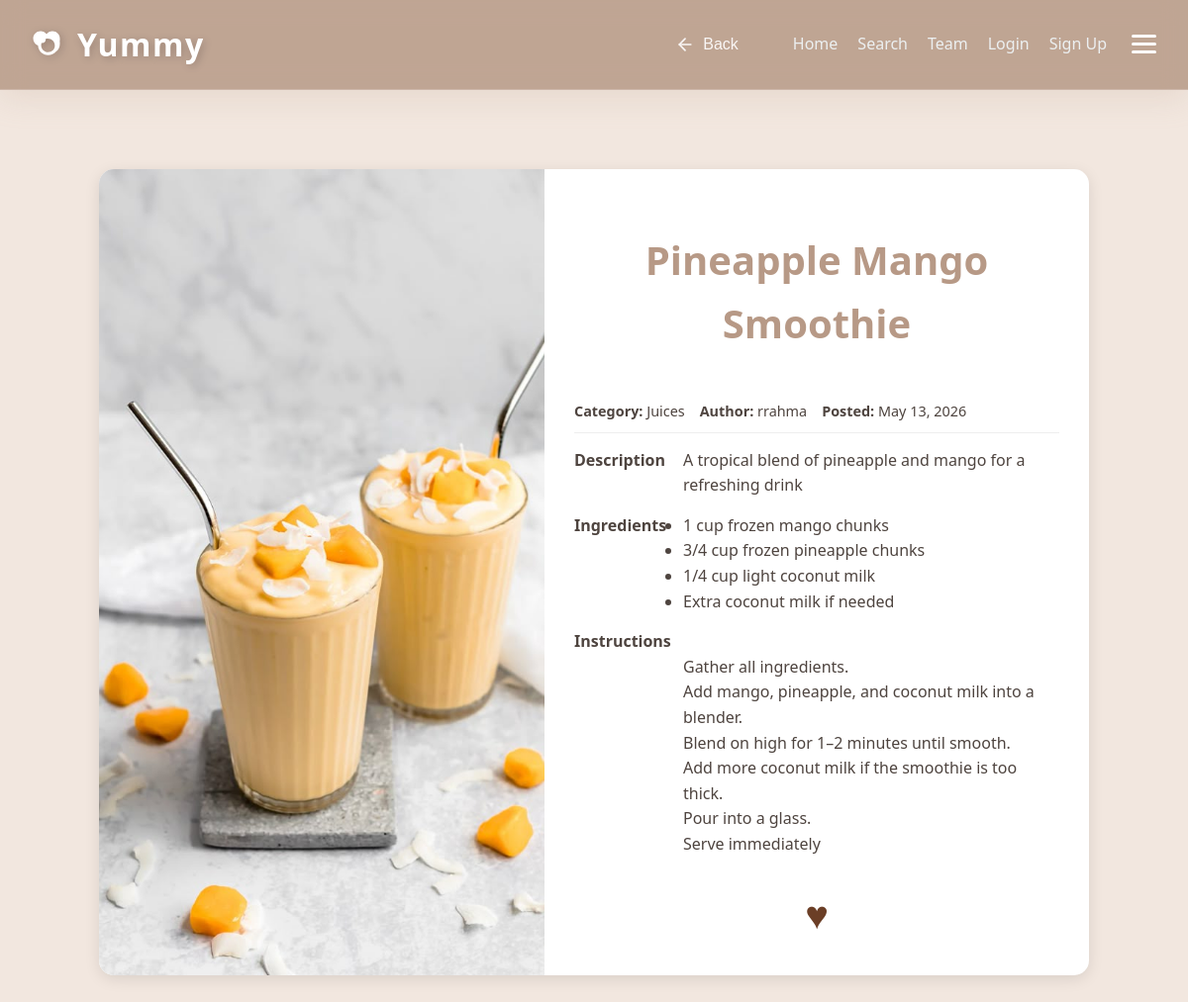
Page /recipe/pineapple-mango-smoothie/ on the committed database.
### recipes/models.py (models this page shows, shortened)
class Recipe(models.Model):
    DIET_CHOICES = [
        ('all', 'General / Non-Specific'),
        ('keto', 'Keto Friendly'),
        ('vegan', 'Vegan / Vegetarian'),
        ('protein', 'High Protein'),
        ('gluten-free', 'Gluten-Free'),
    ]
    title = models.CharField(max_length=200, verbose_name="Recipe Title")
    slug = models.SlugField(unique=True, blank=True, null=True)
    description = models.TextField(help_text="Briefly describe the dish")
    ingredients = models.TextField(help_text="Separate ingredients with a comma or new line")
    instructions = models.TextField()
    image = models.ImageField(upload_to='recipes/%Y/%m/%d/', default='default_recipe.jpg')
    category = models.ForeignKey(Category, on_delete=models.SET_NULL, null=True, related_name='recipes')
    author = models.ForeignKey(User, on_delete=models.CASCADE, related_name='my_recipes')
    diet_type = models.CharField(max_length=20, choices=DIET_CHOICES, default='all',null=True,blank=True)
    prep_time = models.PositiveIntegerField(default=30, help_text="Preparation time in minutes",null=True,blank=True)
    calories = models.PositiveIntegerField(default=500, help_text="Calories per serving",null=True,blank=True)
    created_at = models.DateTimeField(auto_now_add=True)
    updated_at = models.DateTimeField(auto_now=True)
    class Meta:
        ordering = ['-created_at']
        verbose_name = "Recipe"
        verbose_name_plural = "Recipes"

class Category(models.Model):
    name = models.CharField(max_length=100, unique=True, verbose_name="Category Name")
    image = models.ImageField(upload_to='categories/', null=True, blank=True)
    class Meta:
        verbose_name = "Category"
        verbose_name_plural = "Categories"

### recipes/views.py (the view)
# urls.py: path("recipe/<slug:slug>/", views.recipe_details, name="recipe_detail"),
def recipe_details(request, slug):
    recipe = get_object_or_404(Recipe, slug=slug)
    return render(request, "recipes/recipe-details.html", {'recipe': recipe})

### recipes/templates/recipes/recipe-details.html (shortened to what this page needs)
{% load static %}
<!DOCTYPE html>
<html lang="en">
<head>
    <link rel="stylesheet" href="{% static 'css/style.css' %}">
</head>
<body>
    <div id="navbar">
        <nav class="main-nav">
            <div class="nav-left">
                <a href="{% url 'home' %}" class="logo" style="text-decoration: none;">
                    Yummy
                </a>
            </div>
            <div class="nav-right">
                <button class="nav-back-btn" onclick="window.history.back()" aria-label="Go Back">
                    <svg width="20" height="20" viewBox="0 0 24 24" fill="none" stroke="currentColor" stroke-width="2"
                        stroke-linecap="round" stroke-linejoin="round">
                        <line x1="19" y1="12" x2="5" y2="12"></line>
                        <polyline points="12 19 5 12 12 5"></polyline>
                    </svg>
                    <span>Back</span>
                </button>
                <ul class="nav-links">
                    <li><a href="{% url 'home' %}">Home</a></li>
                    <li><a href="{% url 'search' %}">Search</a></li>
                    <li><a href="{% url 'cover' %}">Team</a></li>
                    {% if user.is_authenticated %}
                    <li><a href="{% url 'favorites' %}">Favorites</a></li>
                    {% if user.is_staff %}
                    <li><a href="{% url 'admin_recipe' %}">Admin</a></li>
                    <li><a href="{% url 'add_recipe' %}">Add Recipe</a></li>
                    {% endif %}
                    <li><a href="{% url 'logout' %}">Logout</a></li>
                    {% else %}
                    <li><a href="{% url 'login' %}">Login</a></li>
                    <li><a href="{% url 'signup' %}">Sign Up</a></li>
                    {% endif %}
                </ul>
                <div class="menu-icon" id="menu-icon-btn">
                    <div class="bar"></div>
                    <div class="bar"></div>
                    <div class="bar"></div>
                </div>
            </div>
        </nav>
    </div>
    <div class="page-wrapper">
        <div class="view-card">
            <div class="view-image">
                <img src="{{ recipe.image.url }}" alt="{{ recipe.title }}">
            </div>
            <div class="view-content">
                <h1>{{ recipe.title }}</h1>
                <div class="view-meta">
                    <span><strong>Category:</strong> {{ recipe.category.name }}</span>
                    <span><strong>Author:</strong> {{ recipe.author.username }}</span>
                    <span><strong>Posted:</strong> {{ recipe.created_at|date:"M d, Y" }}</span>
                </div>
                <div class="view-section">
                    <div class="view-section-label">Description</div>
                    <div class="view-section-content">
                        {{ recipe.description }}
                    </div>
                </div>
                <div class="view-section">
                    <div class="view-section-label">Ingredients</div>
                    <div class="view-section-content">
                        <ul>
                            {% for ingredient in recipe.ingredients.splitlines %}
                            {% if ingredient.strip %}
                            <li>{{ ingredient }}</li>
                            {% endif %}
                            {% endfor %}
                        </ul>
                    </div>
                </div>
                <div class="view-section">
                    <div class="view-section-label">Instructions</div>
                    <div class="view-section-content" style="white-space: pre-line;">
                        {{ recipe.instructions }}
                    </div>
                </div>
                <div style="text-align: center; margin-top: 10px;">
                    <span class="heart" data-id="{{ recipe.id }}" onclick="changecolor(this)"
                        style="font-size: 40px; cursor: pointer; color: #6B3E26;">♥</span>
                </div>
            </div>
        </div>
</body>
</html>

### recipes/static/css/style.css (style rules this page uses)
:root { --cashmere-brown: #B79986; --silk-white: #f2e7df; --biscuit-glaze: #DCC4B5; --dark-oak: #4E443F; --pure-white: #ffffff; --primary-color: var(--cashmere-brown); --primary-hover: var(--biscuit-glaze); --bg-color: var(--silk-white); --card-bg: var(--pure-white); --text-main: var(--dark-oak); --text-muted: #8E827C; --border-radius: 12px; --shadow-lg: 0 8px 20px rgba(183, 153, 134, 0.1); --transition: all 0.3s ease; }
* { margin: 0; padding: 0; box-sizing: border-box; }
body { font-family: "Segoe UI", Tahoma, Geneva, Verdana, sans-serif; line-height: 1.6; background-color: var(--bg-color); color: var(--text-main); }
h1 { text-align: center; margin: 30px 0; color: var(--primary-color); font-size: 2.5rem; }
#navbar { position: sticky; top: 0; z-index: 1000; background-color: color-mix(in srgb, var(--primary-color) 85%, transparent); backdrop-filter: blur(12px); -webkit-backdrop-filter: blur(12px); border-bottom: 1px solid rgba(255, 255, 255, 0.2); box-shadow: 0 8px 32px color-mix(in srgb, var(--primary-color) 20%, transparent); padding: 1.2rem 2rem; transition: var(--transition); }
.main-nav { display: flex; justify-content: space-between; align-items: center; max-width: 1200px; margin: 0 auto; }
.nav-right { display: flex; align-items: center; gap: 25px; }
.logo { display: flex; align-items: center; gap: 10px; color: #fff; font-size: 2rem; font-weight: 900; letter-spacing: 1.5px; text-shadow: 2px 2px 8px rgba(0, 0, 0, 0.2); transition: transform 0.3s ease; }
.logo svg { width: 36px; height: 36px; filter: drop-shadow(2px 2px 4px rgba(0, 0, 0, 0.2)); }
.nav-left { display: flex; align-items: center; }
.nav-back-btn { display: flex; align-items: center; gap: 8px; background: transparent !important; color: white !important; border: none; font-weight: 500; font-size: 1rem; cursor: pointer; padding: 5px 10px; border-radius: 8px; transition: var(--transition); opacity: 0.9; }
.nav-back-btn svg { transition: transform 0.3s ease; }
.nav-links { display: flex; list-style: none; }
.nav-links li { margin-left: 20px; }
.nav-links a { color: #ecf0f1; text-decoration: none; font-weight: 500; position: relative; padding-bottom: 4px; transition: var(--transition); }
.nav-links a::after { content: ''; position: absolute; width: 0; height: 2px; bottom: 0; left: 0; background-color: var(--primary-hover); transition: width 0.3s ease; }
button, .btn-main { background-color: var(--primary-color) !important; color: white !important; padding: 12px 25px; border: none; border-radius: var(--input-radius); font-weight: bold; cursor: pointer; transition: var(--transition); text-decoration: none; display: inline-block; text-align: center; }
.page-wrapper { display: flex; justify-content: center; padding: 40px 20px; background-color: var(--bg-color); }
.nav-links { display: flex !important; list-style: none; }
.menu-icon { cursor: pointer; display: flex; flex-direction: column; justify-content: center; gap: 5px; transition: transform 0.3s ease; }
.bar { width: 25px; height: 3px; background-color: white; border-radius: 2px; transition: background-color 0.3s ease; }

### recipes/templates/recipes/recipe-details.html (style rules this page uses)
.view-card { max-width: 1000px; margin: 40px auto; background: white; border-radius: 15px; box-shadow: 0 4px 15px rgba(0, 0, 0, 0.1); display: flex; overflow: hidden; }
.view-image { width: 45%; }
.view-image img { width: 100%; height: 100%; object-fit: cover; }
.view-content { width: 55%; padding: 30px; display: flex; flex-direction: column; gap: 15px; }
.view-meta { display: flex; gap: 15px; font-size: 0.9rem; border-bottom: 1px solid #eee; padding-bottom: 10px; flex-wrap: wrap; }
.view-section { display: flex; gap: 10px; }
.view-section-label { font-weight: bold; min-width: 100px; }
.view-section-content { line-height: 1.6; }

### rows in the picture
Recipe: image (picture), title "Pineapple Mango Smoothie", category.name "Juices", author.username "rrahma", created_at "May 13, 2026", description "A tropical blend of pineapple and mango for a refreshing drink", instructions "Gather all ingredients. Add mango, pineapple, and coconut milk into a blender. Blend on high for 1–2 minutes until smooth. Add more coconut milk if the smoothie is too thick. Pour into a glass. Serve immediately"

### other values in the picture
{{ ingredient }} "1 cup frozen mango chunks" "3/4 cup frozen pineapple chunks" "1/4 cup light coconut milk" "Extra coconut milk if needed"
